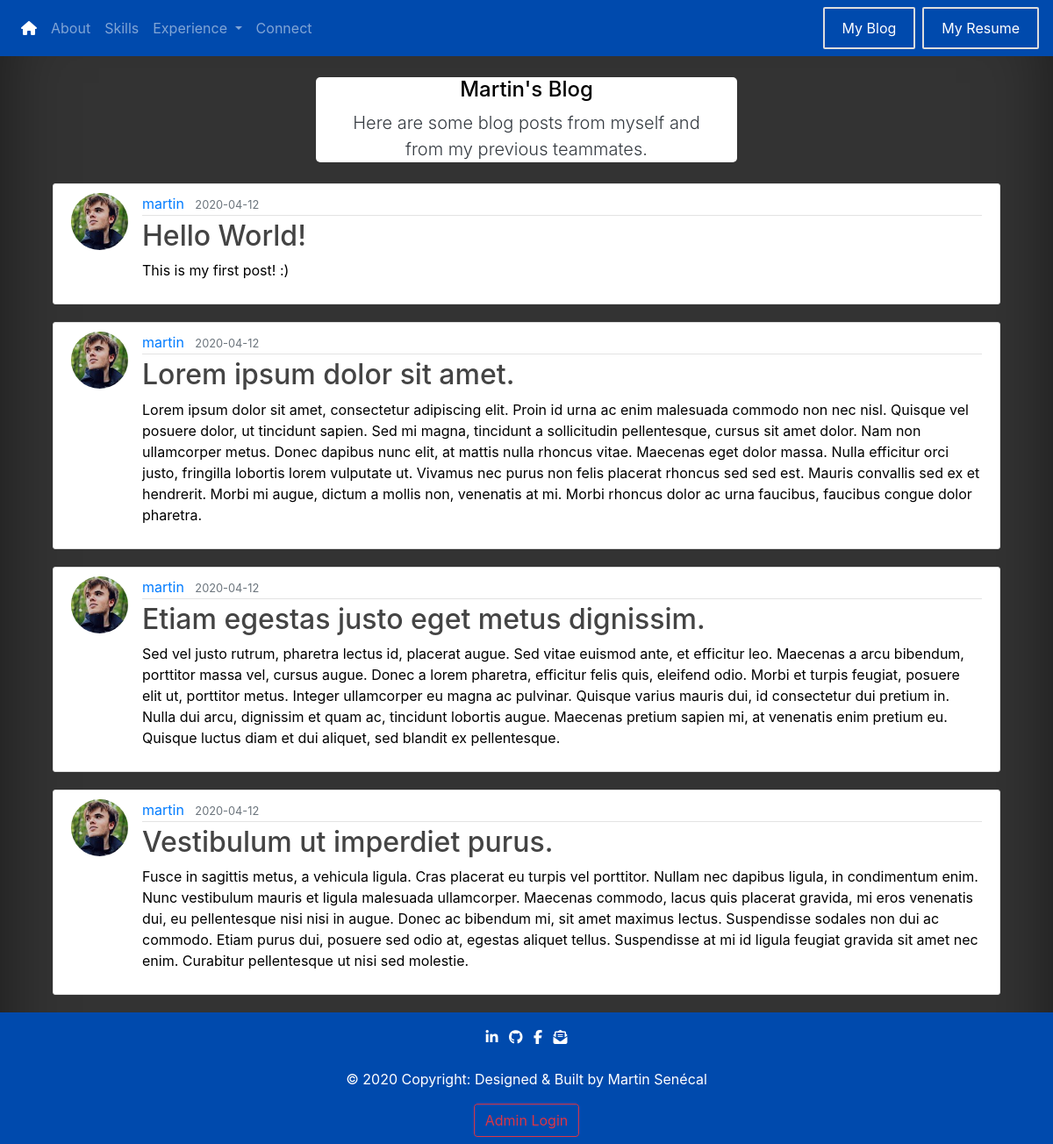
/blog, run on an earlier commit of the app's database.
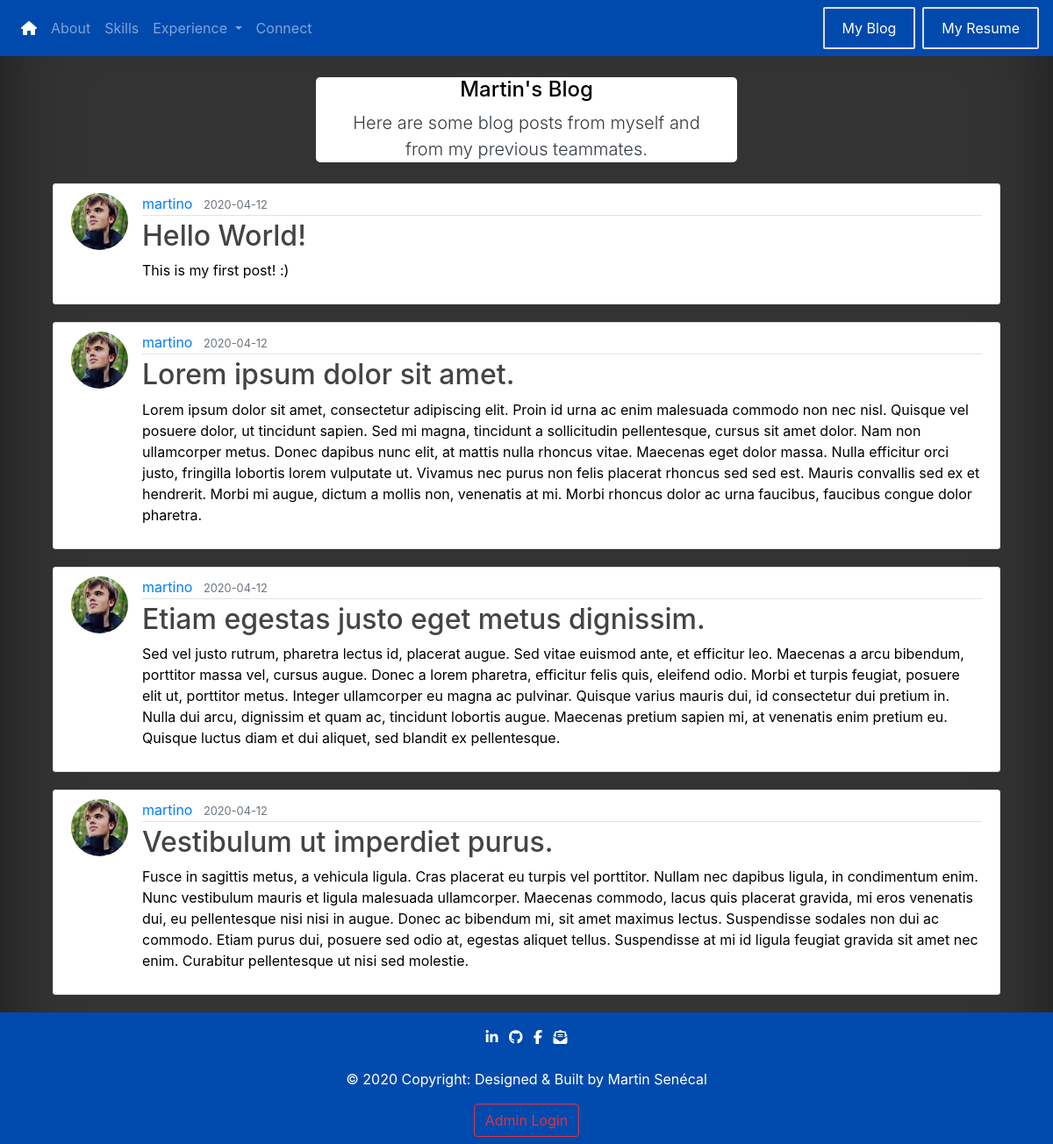
And on a later commit of the database.
### portfolio/models.py (models this page shows, shortened)
class Post(db.Model):
    id = db.Column(db.Integer, primary_key=True)
    title = db.Column(db.String(100), nullable=False)
    date_posted = db.Column(db.DateTime, nullable=False, default=datetime.utcnow)
    content = db.Column(db.Text, nullable=False)
    user_id = db.Column(db.Integer, db.ForeignKey('user.id'), nullable=False)

class User(db.Model, UserMixin):
    id = db.Column(db.Integer, primary_key=True)  # Way to Identify User.
    username = db.Column(db.String(20), unique=True, nullable=False)  # Unique Username and Mandatory.
    email = db.Column(db.String(100), unique=True, nullable=False)  # Unique Email and Mandatory.
    image_file = db.Column(db.String(20), nullable=False, default='default.jpg')  # Profile Pictures.
    password = db.Column(db.String(60), nullable=False)  # Hash Password
    posts = db.relationship('Post', backref='author', lazy=True)  # Load Data from the same user.

### portfolio/routes.py (the view)
@app.route('/blog')
def blog():
    posts = Post.query.all()
    return render_template("blog.html", posts=posts)

### portfolio/templates/blog.html (shortened to what this page needs)
{% extends "base.html" %}
{% block css %}
    <link rel="stylesheet" type="text/css" href="{{ url_for('static',filename='css/designblog.css') }}">
{% endblock css %}
{% block body %}
    <div class="container">
        <header id="chatbotheader">
            <h4>Martin's Blog</h4>
            <p class="lead text-dark">
                Here are some blog posts from myself and from my previous teammates.</p>
        </header>
        {% for post in posts %}
            <article class="media content-section">
                <img class="rounded-circle article-img"
                     src="{{ url_for('static', filename='profile_pics/' + post.author.image_file) }}">
                <div class="media-body">
                    <div class="article-metadata">
                        <a class="mr-2 text-primary" href="#">{{ post.author.username }}</a>
                        <small class="text-muted">{{ post.date_posted.strftime('%Y-%m-%d') }}</small>
                    </div>
                    {% if current_user.is_authenticated %}
                        <h2><a class="article-title" href="{{ url_for('post', post_id=post.id) }}">{{ post.title }}</a></h2>
                    {% else %}
                        <h2><a class="article-title" href="#">{{ post.title }}</a></h2>
                    {% endif %}
                    <p class="article-content">{{ post.content }}</p>
                </div>
            </article>
        {% endfor %}
    </div>
{% endblock body %}

### portfolio/templates/base.html (shortened to what this page needs)
<!DOCTYPE html>
<html lang="en">
<head>
    <link rel="stylesheet" href="https://maxcdn.bootstrapcdn.com/bootstrap/4.3.1/css/bootstrap.min.css">
    <link rel="stylesheet" href="https://cdnjs.cloudflare.com/ajax/libs/font-awesome/4.7.0/css/font-awesome.min.css">
    <link rel="stylesheet" type="text/css" href="{{ url_for('static',filename='css/basedesign.css') }}">
    <link rel="stylesheet" type="text/css" href="{{ url_for('static',filename='css/extradesign.css') }}">
    {% block css %}{% endblock %}
</head>
<body>
<nav class="navbar navbar-expand-lg navbar-dark bg-blue" style="background-color: #004aad" ;>
    <div class="collapse navbar-collapse" id="navbarTogglerDemo02">
        <ul class="navbar-nav mr-auto mt-2 mt-lg-0">
            <li class="nav-item">
                <a class="nav-link" href="{{ url_for('homepage') }}">
                    <i class="fas fa-home"></i>
                </a>
            </li>
            <li class="nav-item">
                <a class="nav-link" href="{{ url_for('about') }}">About <span class="sr-only">(current)</span></a>
            </li>
            <li class="nav-item">
                <a class="nav-link" href="{{ url_for('skills') }}">Skills</a>
            </li>
            <li class="nav-item dropdown">
                <a class="nav-link dropdown-toggle" href="#" id="navbarDropdownMenuLink" role="button"
                   data-toggle="dropdown" aria-haspopup="true" aria-expanded="false">
                    Experience
                </a>
            </li>
            <li class="nav-item">
                <a class="nav-link" href="{{ url_for('connect') }}">Connect</a>
            </li>
        </ul>
        <form class="form-inline my-2 my-lg-0">
             <a href="{{ url_for('blog') }}">
                <button type="button" class="btn btn-outline-info mr-2">My Blog</button>
            </a>
            <a href="{{ url_for('static',filename='martin-resume.pdf') }}">
                <button type="button" class="btn btn-secondary">My Resume</button>
            </a>
        </form>
    </div>
</nav>
<div class="container">
    {% block body %}
    {% endblock %}
</div>
<footer class="font-small pt-3 bg-blue footersticky" style="background-color: #004aad" ;
">
<div class="container">
    <ul class="list-unstyled list-inline text-center">
        <li class="list-inline-item">
            <a href="https://www.linkedin.com/in/martin-senecal/">
                <i class="fab fa-linkedin-in"> </i>
            </a>
        </li>
        <li class="list-inline-item">
            <a href="https://github.com/martinsenecal">
                <i class="fab fa-github"> </i>
            </a>
        </li>
        <li class="list-inline-item">
            <a href="https://www.facebook.com/martin.seneca1">
                <i class="fab fa-facebook-f"> </i>
            </a>
        </li>
        <li class="list-inline-item">
            <a href="mailto:martinsenecal2000@gmail.com">
                <i class="fas fa-envelope-open-text"></i>
            </a>
        </li>
    </ul>
</div>
<div class="footer-copyright text-center py-2">
    <a href="https://github.com /martinsenecal">
        <p id="footertext"> © 2020 Copyright: Designed & Built by Martin Senécal </p>
    </a>
    {% if current_user.is_authenticated %}
        <a class="btn btn-outline-warning" href="{{ url_for('admin') }}">
            Admin Tools
        </a>
        <a class="btn btn-outline-danger" href="{{ url_for('logout') }}">
            Admin LogOut
        </a>
    {% else %}
        <a class="btn btn-outline-danger" href="{{ url_for('login') }}">
            Admin Login
        </a>
    {% endif %}
</div>
</footer>
</body>
</html>

### portfolio/static/css/basedesign.css (style rules this page uses)
body { background-color: #333; box-shadow: inset 0 0 5rem rgba(0, 0, 0, .5); display: block; }
#footertext { color: white; }
h1, h2, h3, h4, h5, h6, h7, td, thead, p { color: black; }
i { color: white; }
a { color: white; }
.footersticky { position: relative; left: 0; bottom: 0; width: 100%; }
.content-section { background: #ffffff; padding: 10px 20px; border: 1px solid #dddddd; border-radius: 3px; margin-bottom: 20px; }

### portfolio/static/css/extradesign.css (style rules this page uses)
.form-inline { display: flex; flex-flow: row wrap; align-items: center; text-align: center; }
.form-inline button { padding: 10px 20px; background-color: #004aad; border: 2px solid #ddd; color: white; border-radius: 2px; }

### portfolio/static/css/designblog.css (style rules this page uses)
#chatbotheader { margin: 0 auto; max-width: 800px; padding: 0 20px; margin-bottom: 2vw; margin-top: 2vw; border-radius: 5px; background-color: white; width: 40vw; text-align: center; }
.content-section { background: #ffffff; padding: 10px 20px; border: 1px solid #dddddd; border-radius: 3px; margin-bottom: 20px; }
.article-title { color: #444444; }
.article-content { white-space: pre-line; }
.article-img { height: 65px; width: 65px; margin-right: 16px; }
.article-metadata { padding-bottom: 1px; margin-bottom: 4px; border-bottom: 1px solid #e3e3e3 }

What changed in the data, as far as the page shows it:
changed through a linked row, Post "Hello World!": author.username "martin" → "martino"
changed through a linked row, Post "Lorem ipsum dolor sit amet.": author.username "martin" → "martino"
changed through a linked row, Post "Etiam egestas justo eget metus dignissim.": author.username "martin" → "martino"
changed through a linked row, Post "Vestibulum ut imperdiet purus.": author.username "martin" → "martino"
